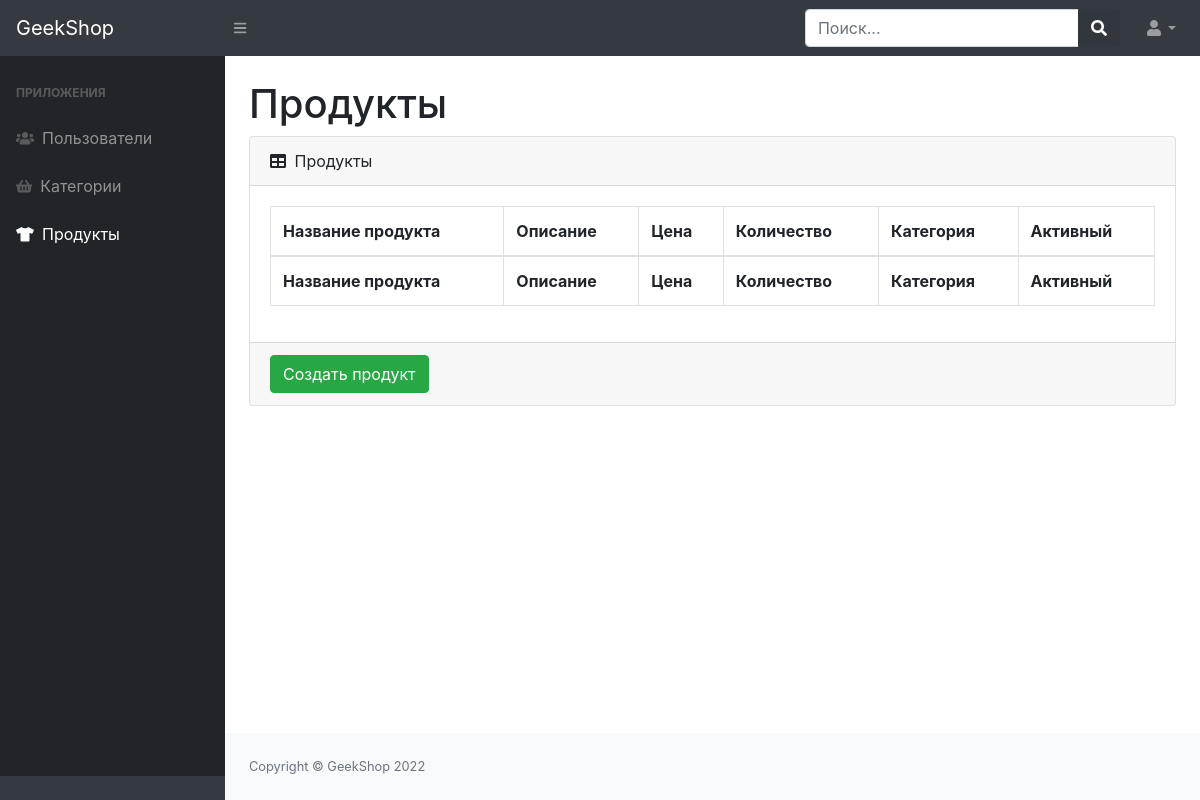
Page /admins-staff/products-admin/ on the earlier database version.
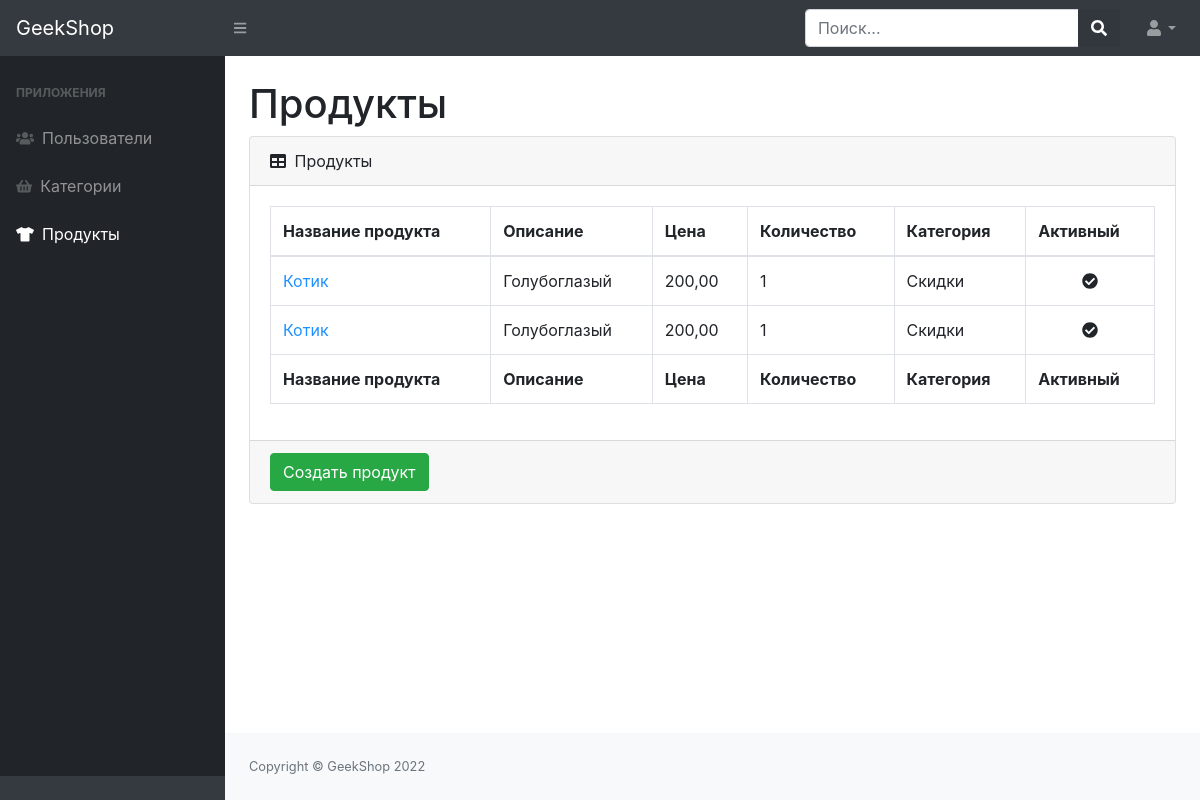
Same page on the later database version.
### products/models.py (models this page shows, shortened)
class Product(models.Model):
    name = models.CharField(max_length=256)
    image = models.ImageField(upload_to='products_images', blank=True, null=True)
    description = models.CharField(max_length=256)
    price = models.DecimalField(max_digits=8, decimal_places=2, default=0)
    quantity = models.PositiveIntegerField(default=0)
    category = models.ForeignKey(ProductCategory, on_delete=models.CASCADE)
    is_active = models.BooleanField('активность', default=True)

class ProductCategory(models.Model):
    name = models.CharField(max_length=64, unique=True)
    description = models.TextField(blank=True, null=True)
    is_active = models.BooleanField('активность', default=True)
    def __str__(self):
        return self.name

### admins/views.py (the view)
# urls.py: path('products-admin/', ProductAdminListView.as_view(), name='admin_products'),
class ProductAdminListView(CommonMixin, ListView):
    model = Product
    template_name = 'admins/admin-products-read.html'
    title = 'Админка/Продукты'

### admins/views.py (called while the page is built)
    def get_context_data(self, *args, **kwargs):
        context = super(CommonMixin, self).get_context_data(object_list=None, *args, **kwargs)
        context['title'] = self.title
        return context

### admins/templates/admins/admin-products-read.html (shortened to what this page needs)
{% extends 'admins/base.html' %}
{% block content %}
    <main>
            <div class="container-fluid">
                <h1 class="mt-4">Продукты</h1>
                <div class="card mb-4">
                    <div class="card-header">
                        <i class="fas fa-table mr-1"></i>
                        Продукты
                    </div>
                    <div class="card-body">
                        <div class="table-responsive">
                            <table class="table table-bordered" id="dataTable" width="100%" cellspacing="0">
                                <thead>
                                <tr>
                                    <th>Название продукта</th>
                                    <th>Описание</th>
                                    <th>Цена</th>
                                    <th>Количество</th>
                                    <th>Категория</th>
                                    <th>Активный</th>
                                </tr>
                                </thead>
                                <tfoot>
                                <tr>
                                    <th>Название продукта</th>
                                    <th>Описание</th>
                                    <th>Цена</th>
                                    <th>Количество</th>
                                    <th>Категория</th>
                                    <th>Активный</th>
                                </tr>
                                </tfoot>
                                <tbody>
                                {% for product in object_list %}
                                    <tr>
                                    <td><a href="{% url 'admins_staff:admin_products_update' product.pk %}" style="color: dodgerblue">
                                        {{ product.name }}</a></td>
                                    <td>{{ product.description }}</td>
                                    <td>{{ product.price }} </td>
                                    <td>{{ product.quantity }}</td>
                                    <td>{{ product.category }}</td>
                                    <td class="text-center">
                                        {% if product.is_active %}
                                            <i class="fas fa-check-circle"></i>
                                        {% else %}
                                            <i class="fas fa-times-circle"></i>
                                        {% endif %} </td>
                                </tr>
                                {% endfor %}
                                </tbody>
                            </table>
                        </div>
                    </div>
                    <div class="card-footer">
                        <a href="{% url 'admins_staff:admin_products_create' %}">
                            <button class="btn btn-success">Создать продукт</button>
                        </a>
                    </div>
                </div>
            </div>
        </main>
{% endblock %}

### admins/templates/admins/base.html (shortened to what this page needs)
{% load static %}
<!DOCTYPE html>
<html lang="en">
<head>
    <link href="{% static 'css/auth-admin.css' %}" rel="stylesheet"/>
    <link href="https://cdn.datatables.net/1.10.20/css/dataTables.bootstrap4.min.css" rel="stylesheet"
/>
</head>
<body class="sb-nav-fixed">
<nav class="sb-topnav navbar navbar-expand navbar-dark bg-dark">
    <a class="navbar-brand" href="{% url 'index' %}">GeekShop</a>
    <button class="btn btn-link btn-sm order-1 order-lg-0" id="sidebarToggle" href="#"><i class="fas fa-bars"></i>
    </button>
    <form class="d-none d-md-inline-block form-inline ml-auto mr-0 mr-md-3 my-2 my-md-0">
        <div class="input-group">
            <input class="form-control" type="text" placeholder="Поиск..." aria-label="Search"
                   aria-describedby="basic-addon2"/>
            <div class="input-group-append">
                <button class="btn btn-primary" type="button"><i class="fas fa-search"></i></button>
            </div>
        </div>
    </form>
    <ul class="navbar-nav ml-auto ml-md-0">
        <li class="nav-item dropdown">
            <a class="nav-link dropdown-toggle" id="userDropdown" href="#" role="button" data-toggle="dropdown"
               aria-haspopup="true" aria-expanded="false"><i class="fas fa-user fa-fw"></i></a>
        </li>
    </ul>
</nav>
<div id="layoutSidenav">
    <div id="layoutSidenav_nav">
        <nav class="sb-sidenav accordion sb-sidenav-dark" id="sidenavAccordion">
            <div class="sb-sidenav-menu">
                <div class="nav">
                    <div class="sb-sidenav-menu-heading">Приложения</div>
                    <a class="nav-link" href="{% url 'admins_staff:admin_users' %}">
                        <div class="sb-nav-link-icon">
                            <i class="fas fa-users"></i>
                        </div>
                        Пользователи
                    </a>
                    <a class="nav-link" href="{% url 'admins_staff:admin_categories' %}">
                        <div class="sb-nav-link-icon">
                            <i class="fas fa-shopping-basket"></i>
                        </div>
                        Категории
                    </a>
                    <a class="nav-link" href="{% url 'admins_staff:admin_products' %}">
                        <div class="sb-nav-link-icon">
                            <i class="fas fa-tshirt"></i>
                        </div>
                        Продукты
                    </a>
                </div>
            </div>
            <div class="sb-sidenav-footer"></div>
        </nav>
    </div>
    <div id="layoutSidenav_content">
        {% block content %} {% endblock %}
        <footer class="py-4 bg-light mt-auto">
            <div class="container-fluid">
                <div class="d-flex align-items-center justify-content-between small">
                    <div class="text-muted">Copyright &copy; GeekShop 2022</div>
                </div>
            </div>
        </footer>
    </div>
</div>
</body>
</html>

Differences in the rows shown:
added Product: name "Котик", description "Голубоглазый", price "200,00", quantity "1", category "Скидки", is_active True (drawn)
added Product: name "Котик", description "Голубоглазый", price "200,00", quantity "1", category "Скидки", is_active True (drawn)
